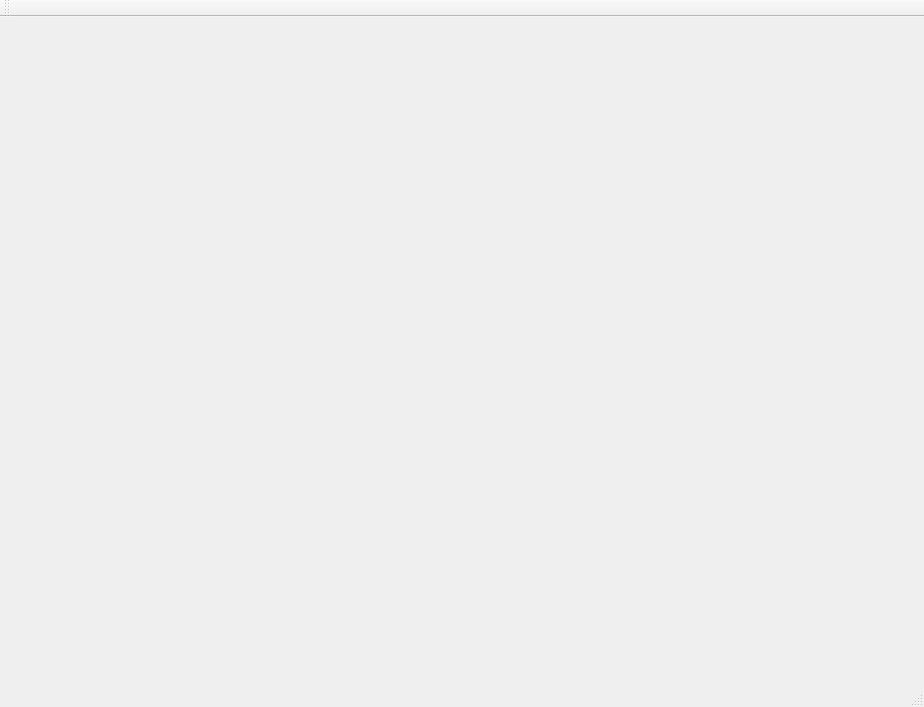
<?xml version="1.0" encoding="UTF-8"?>
<ui version="4.0">
 <class>BrowserWindow</class>
 <widget class="QMainWindow" name="BrowserWindow">
  <property name="geometry">
   <rect>
    <x>0</x>
    <y>0</y>
    <width>924</width>
    <height>707</height>
   </rect>
  </property>
  <property name="windowTitle">
   <string>Darkbot Browser</string>
  </property>
  <widget class="QWidget" name="centralWidget">
   <property name="sizePolicy">
    <sizepolicy hsizetype="Minimum" vsizetype="Minimum">
     <horstretch>0</horstretch>
     <verstretch>0</verstretch>
    </sizepolicy>
   </property>
   <layout class="QGridLayout" name="gridLayout">
    <item row="0" column="0">
     <layout class="QGridLayout" name="gridLayout_2"/>
    </item>
   </layout>
  </widget>
  <widget class="QMenuBar" name="menuBar">
   <property name="geometry">
    <rect>
     <x>0</x>
     <y>0</y>
     <width>924</width>
     <height>20</height>
    </rect>
   </property>
  </widget>
  <widget class="QToolBar" name="mainToolBar">
   <attribute name="toolBarArea">
    <enum>TopToolBarArea</enum>
   </attribute>
   <attribute name="toolBarBreak">
    <bool>false</bool>
   </attribute>
  </widget>
  <widget class="QStatusBar" name="statusBar"/>
 </widget>
 <layoutdefault spacing="6" margin="11"/>
 <resources/>
 <connections/>
</ui>
